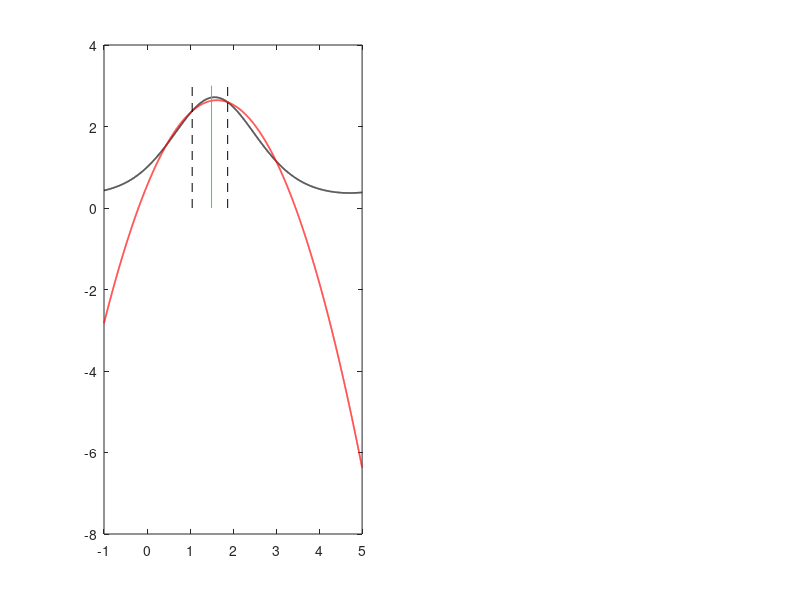

Reproduce this figure in MATLAB. (Note: this script raises an error after producing the figure.)
%-------------------------------------------------------------------------
%                                 CISM
%        APPROXIMATION OF DERIVATIVES – VANDERMONDE INTERPOLATION
%             CISM Course "Physics of Musical Instruments"
%                          Michele Ducceschi
%                       University of Bologna
%                            13 Dec 2023
%-------------------------------------------------------------------------
%
% Purpose
% -------
% Let  u(x) = exp(sin x).  Around an expansion point  x0, we:
%   1) Choose a small set of sample points {x_j}.
%   2) Build the Vandermonde system in the shifted monomial basis
%         (x − x0)^(k−1).
%   3) Compute the polynomial interpolant  p(x)  matching  u(x_j).
%   4) Extract  p'(x0)  from the coefficient of  (x − x0)  (i.e., a₂).
%
% Comparison
% ----------
% Two distinct node distributions are compared and visualized alongside:
%   • the exact function  u(x)
%   • the interpolating polynomial  p(x)
%   • the expansion point  x0  and the chosen sample nodes
%
% Note
% ----
% In this centered monomial basis,
%       p(x) = a₁ + a₂ (x − x0) + a₃ (x − x0)² + ...
% the derivative approximation at  x0  is simply:
%       p'(x0) = a₂
%-------------------------------------------------------------------------

clear all
close all
clc

%% -------------------- Plotting grid and exact function ------------------
hplot = 1e-3;                    % resolution only for plotting
x0    = 1.5;                     % expansion point
x     = -1:hplot:5.0;            % plotting grid
u     = @(z) exp(sin(z));        % function
f     = u(x);                    % exact curve on the plotting grid
ymin  = 0; ymax = 3;             % y-limits for plots

% Exact derivative for reference (not required but useful to print)
uprime_exact = exp(sin(x0)) * cos(x0);

figure('Color','w')

%% ============================ CASE h1 ==================================
% Three nodes, deliberately asymmetric wrt x0
h  = 0.75;
Xs = [0.7*x0, x0 + 0.5*h, x0 + 2*h]';   % sample points
lt = numel(Xs);

% Vandermonde matrix centered at x0: VM(m,n) = (Xs(m) - x0)^(n-1)
VM   = zeros(lt, lt);
for m = 1:lt
    dx = Xs(m) - x0;
    VM(m,1) = 1;
    for n = 2:lt
        VM(m,n) = dx^(n-1);
    end
end

% Solve for coefficients a so that p(x) = sum a_k (x - x0)^(k-1)
uvec  = u(Xs);
acoef = VM \ uvec;

% Evaluate interpolant
dx_all = x - x0;
p = zeros(size(x));
for k = 1:lt
    p = p + acoef(k) * dx_all.^(k-1);
end

% Derivative estimate at x0 from polynomial coefficient
uprime_est_case1 = acoef(2);

% ----- Plot (left) -----
subplot(1,2,1)
plot(x, f, 'k-', 'LineWidth', 1.2); hold on
plot(x, p, 'r-', 'LineWidth', 1.2)
% vertical line at x0
line([x0 x0], [ymin ymax], 'Color','g','LineStyle','-','DisplayName','expansion point')
% vertical lines at sample points (hide extra entries from legend)
for n = 1:lt
    ln = line([Xs(n) Xs(n)], [ymin ymax], 'Color','k','LineStyle','--');
    if n > 1
        set(get(get(ln,'Annotation'),'LegendInformation'),'IconDisplayStyle','off');
    end
end
set(gca,'TickLabelInterpreter','latex','FontSize',14)
xlabel('$x$','Interpreter','latex')
ylabel('$u(x)$','Interpreter','latex')
legend('$u(x)$','$p(x)$','expansion point','Interpreter','latex','Location','best')
title(sprintf('Case 1: %d nodes,  h=%.2f  (p''(x_0)=%.6f,  u''(x_0)=%.6f)', ...
      lt, h, uprime_est_case1, uprime_exact), 'Interpreter','none')
ylim([ymin, ymax]); 

%% ============================ CASE h2 ==================================
% Four nodes, clustered to the right of x0
h  = 0.75;
Xs = [x0 - 0.4*h, x0 + 0.3*h, x0 + 0.8*h, x0 + 1.3*h]';
lt = numel(Xs);

% Vandermonde (centered at x0)
VM   = zeros(lt, lt);
for m = 1:lt
    dx = Xs(m) - x0;
    VM(m,1) = 1;
    for n = 2:lt
        VM(m,n) = dx^(n-1);
    end
end

uvec  = u(Xs);
acoef = VM \ uvec;

% Evaluate interpolant
p = zeros(size(x));
for k = 1:lt
    p = p + acoef(k) * dx_all.^(k-1);
end

uprime_est_case2 = acoef(2);

% ----- Plot (right) -----
subplot(1,2,2)
plot(x, f, 'k-', 'LineWidth', 1.2); hold on
plot(x, p, 'r-', 'LineWidth', 1.2)
line([x0 x0], [ymin ymax], 'Color','g','LineStyle','-','DisplayName','expansion point')
for n = 1:lt
    ln = line([Xs(n) Xs(n)], [ymin ymax], 'Color','k','LineStyle','--');
    if n > 1
        set(get(get(ln,'Annotation'),'LegendInformation'),'IconDisplayStyle','off');
    end
end
set(gca,'TickLabelInterpreter','latex','FontSize',14)
xlabel('$x$','Interpreter','latex')
ylabel('$u(x)$','Interpreter','latex')
legend('$u(x)$','$p(x)$','expansion point','Interpreter','latex','Location','best')
title(sprintf('Case 2: %d nodes,  h=%.2f  (p''(x_0)=%.6f,  u''(x_0)=%.6f)', ...
      lt, h, uprime_est_case2, uprime_exact), 'Interpreter','none')
ylim([ymin, ymax]); 

%% ---------------------------- Summary ----------------------------------
fprintf('Expansion point x0 = %.6f\n', x0);
fprintf('  Exact   u''(x0) = %.10f\n', uprime_exact);
fprintf('  Case 1  p''(x0) = %.10f\n', uprime_est_case1);
fprintf('  Case 2  p''(x0) = %.10f\n', uprime_est_case2);
